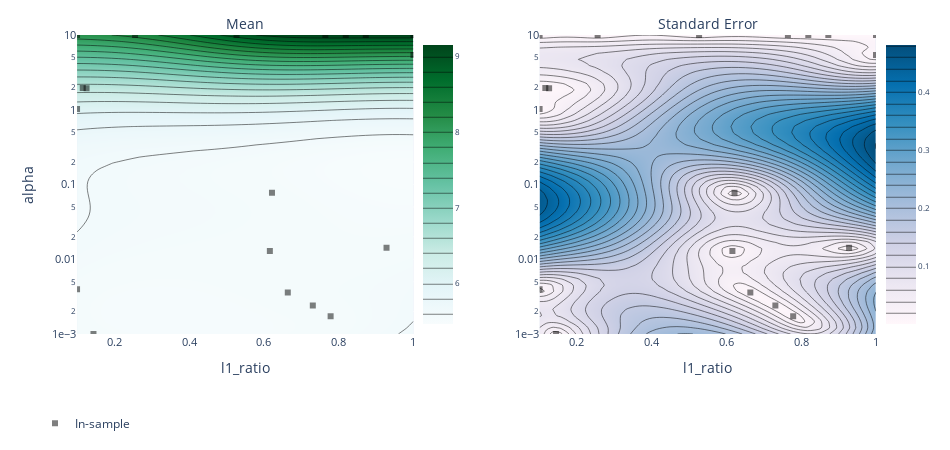

Write notebook code for a chart like this one.
### Markdown cell above
### Plot response surface¶

Contour plot showing classification accuracy as a function of the two hyperparameters.

The black squares show points that we have actually run, notice how they are clustered in the optimal region.

### Code cell
render(plot_contour(model=model, param_x='l1_ratio', param_y='alpha', metric_name='rmse'))

### Figure 1 — Plotly figure (JSON) as saved in the notebook; plotly's stock layout.template omitted (floating-point values rounded to 4 significant figures; data arrays with more than 128 entries replaced by an {"elided": "..."} marker saying what was removed)
{"data": [{"autocolorscale": false, "autocontour": true, "colorbar": {"tickfont": {"size": 8}, "ticksuffix": "", "x": 0.45, "y": 0.5}, "colorscale": [[0, "rgb(247,252,253)"], [0.125, "rgb(229,245,249)"], [0.25, "rgb(204,236,230)"], [0.375, "rgb(153,216,201)"], [0.5, "rgb(102,194,164)"], [0.625, "rgb(65,174,118)"], [0.75, "rgb(35,139,69)"], [0.875, "rgb(0,109,44)"], [1, "rgb(0,68,27)"]], "contours": {"coloring": "heatmap"}, "hoverinfo": "x+y+z", "ncontours": 25, "type": "contour", "x": [0.1, 0.1184, 0.1367, 0.1551, 0.1735, 0.1918, 0.2102, 0.2286, 0.2469, 0.2653, 0.2837, 0.302, 0.3204, 0.3388, 0.3571, 0.3755, 0.3939, 0.4122, 0.4306, 0.449, 0.4673, 0.4857, 0.5041, 0.5224, 0.5408, 0.5592, 0.5776, 0.5959, 0.6143, 0.6327, 0.651, 0.6694, 0.6878, 0.7061, 0.7245, 0.7429, 0.7612, 0.7796, 0.798, 0.8163, 0.8347, 0.8531, 0.8714, 0.8898, 0.9082, 0.9265, 0.9449, 0.9633, 0.9816, 1], "xaxis": "x", "y": [0.001, 0.001207, 0.001456, 0.001758, 0.002121, 0.00256, 0.003089, 0.003728, 0.004498, 0.005429, 0.006551, 0.007906, 0.009541, 0.01151, 0.01389, 0.01677, 0.02024, 0.02442, 0.02947, 0.03556, 0.04292, 0.05179, 0.06251, 0.07543, 0.09103, 0.1099, 0.1326, 0.16, 0.1931, 0.233, 0.2812, 0.3393, 0.4095, 0.4942, 0.5964, 0.7197, 0.8685, 1.048, 1.265, 1.526, 1.842, 2.223, 2.683, 3.237, 3.907, 4.715, 5.69, 6.866, 8.286, 10], "yaxis": "y", "z": {"elided": "50x50 float values"}, "zauto": true, "zmax": 9.154, "zmin": -9.154}, {"autocolorscale": false, "autocontour": true, "colorbar": {"tickfont": {"size": 8}, "ticksuffix": "", "x": 1, "y": 0.5}, "colorscale": [[0, "rgb(255,247,251)"], [0.1429, "rgb(236,231,242)"], [0.2857, "rgb(208,209,230)"], [0.4286, "rgb(166,189,219)"], [0.5714, "rgb(116,169,207)"], [0.7143, "rgb(54,144,192)"], [0.8571, "rgb(5,112,176)"], [1, "rgb(3,78,123)"]], "contours": {"coloring": "heatmap"}, "hoverinfo": "x+y+z", "ncontours": 25, "type": "contour", "x": [0.1, 0.1184, 0.1367, 0.1551, 0.1735, 0.1918, 0.2102, 0.2286, 0.2469, 0.2653, 0.2837, 0.302, 0.3204, 0.3388, 0.3571, 0.3755, 0.3939, 0.4122, 0.4306, 0.449, 0.4673, 0.4857, 0.5041, 0.5224, 0.5408, 0.5592, 0.5776, 0.5959, 0.6143, 0.6327, 0.651, 0.6694, 0.6878, 0.7061, 0.7245, 0.7429, 0.7612, 0.7796, 0.798, 0.8163, 0.8347, 0.8531, 0.8714, 0.8898, 0.9082, 0.9265, 0.9449, 0.9633, 0.9816, 1], "xaxis": "x2", "y": [0.001, 0.001207, 0.001456, 0.001758, 0.002121, 0.00256, 0.003089, 0.003728, 0.004498, 0.005429, 0.006551, 0.007906, 0.009541, 0.01151, 0.01389, 0.01677, 0.02024, 0.02442, 0.02947, 0.03556, 0.04292, 0.05179, 0.06251, 0.07543, 0.09103, 0.1099, 0.1326, 0.16, 0.1931, 0.233, 0.2812, 0.3393, 0.4095, 0.4942, 0.5964, 0.7197, 0.8685, 1.048, 1.265, 1.526, 1.842, 2.223, 2.683, 3.237, 3.907, 4.715, 5.69, 6.866, 8.286, 10], "yaxis": "y2", "z": {"elided": "50x50 float values"}}, {"hoverinfo": "text", "legendgroup": "In-sample", "marker": {"color": "black", "opacity": 0.5, "symbol": 1}, "mode": "markers", "name": "In-sample", "text": ["Arm 0_0<br>rmse: 5.54414 (SEM: 0)<br>l1_ratio: 0.730771<br>alpha: 0.00240029", "Arm 10_0<br>rmse: 9.15341 (SEM: 0)<br>l1_ratio: 0.872467<br>alpha: 10", "Arm 11_0<br>rmse: 9.15341 (SEM: 0)<br>l1_ratio: 0.76431<br>alpha: 10", "Arm 12_0<br>rmse: 9.15341 (SEM: 0)<br>l1_ratio: 0.818901<br>alpha: 10", "Arm 13_0<br>rmse: 9.15341 (SEM: 0)<br>l1_ratio: 1<br>alpha: 10", "Arm 14_0<br>rmse: 8.07078 (SEM: 0)<br>l1_ratio: 1<br>alpha: 5.39305", "Arm 15_0<br>rmse: 6.0736 (SEM: 0)<br>l1_ratio: 0.1<br>alpha: 1.027", "Arm 16_0<br>rmse: 6.49879 (SEM: 0)<br>l1_ratio: 0.125437<br>alpha: 1.93722", "Arm 17_0<br>rmse: 6.50884 (SEM: 0)<br>l1_ratio: 0.115309<br>alpha: 1.96068", "Arm 18_0<br>rmse: 5.53941 (SEM: 0)<br>l1_ratio: 0.927988<br>alpha: 0.0142378", "Arm 1_0<br>rmse: 5.54388 (SEM: 0)<br>l1_ratio: 0.663815<br>alpha: 0.00359012", "Arm 2_0<br>rmse: 5.53972 (SEM: 0)<br>l1_ratio: 0.621516<br>alpha: 0.0778129", "Arm 3_0<br>rmse: 5.54436 (SEM: 0)<br>l1_ratio: 0.778408<br>alpha: 0.00173209", "Arm 4_0<br>rmse: 5.54268 (SEM: 0)<br>l1_ratio: 0.615837<br>alpha: 0.012931", "Arm 5_0<br>rmse: 5.54557 (SEM: 0)<br>l1_ratio: 0.143934<br>alpha: 0.001", "Arm 6_0<br>rmse: 5.54587 (SEM: 0)<br>l1_ratio: 0.1<br>alpha: 0.00398259", "Arm 7_0<br>rmse: 8.1329 (SEM: 0)<br>l1_ratio: 0.1<br>alpha: 10", "Arm 8_0<br>rmse: 8.28276 (SEM: 0)<br>l1_ratio: 0.255232<br>alpha: 10", "Arm 9_0<br>rmse: 8.89849 (SEM: 0)<br>l1_ratio: 0.526662<br>alpha: 10"], "type": "scatter", "x": [0.7308, 0.8725, 0.7643, 0.8189, 1, 1, 0.1, 0.1254, 0.1153, 0.928, 0.6638, 0.6215, 0.7784, 0.6158, 0.1439, 0.1, 0.1, 0.2552, 0.5267], "xaxis": "x", "y": [0.0024, 10, 10, 10, 10, 5.393, 1.027, 1.937, 1.961, 0.01424, 0.00359, 0.07781, 0.001732, 0.01293, 0.001, 0.003983, 10, 10, 10], "yaxis": "y"}, {"hoverinfo": "text", "legendgroup": "In-sample", "marker": {"color": "black", "opacity": 0.5, "symbol": 1}, "mode": "markers", "name": "In-sample", "showlegend": false, "text": ["Arm 0_0<br>rmse: 5.54414 (SEM: 0)<br>l1_ratio: 0.730771<br>alpha: 0.00240029", "Arm 10_0<br>rmse: 9.15341 (SEM: 0)<br>l1_ratio: 0.872467<br>alpha: 10", "Arm 11_0<br>rmse: 9.15341 (SEM: 0)<br>l1_ratio: 0.76431<br>alpha: 10", "Arm 12_0<br>rmse: 9.15341 (SEM: 0)<br>l1_ratio: 0.818901<br>alpha: 10", "Arm 13_0<br>rmse: 9.15341 (SEM: 0)<br>l1_ratio: 1<br>alpha: 10", "Arm 14_0<br>rmse: 8.07078 (SEM: 0)<br>l1_ratio: 1<br>alpha: 5.39305", "Arm 15_0<br>rmse: 6.0736 (SEM: 0)<br>l1_ratio: 0.1<br>alpha: 1.027", "Arm 16_0<br>rmse: 6.49879 (SEM: 0)<br>l1_ratio: 0.125437<br>alpha: 1.93722", "Arm 17_0<br>rmse: 6.50884 (SEM: 0)<br>l1_ratio: 0.115309<br>alpha: 1.96068", "Arm 18_0<br>rmse: 5.53941 (SEM: 0)<br>l1_ratio: 0.927988<br>alpha: 0.0142378", "Arm 1_0<br>rmse: 5.54388 (SEM: 0)<br>l1_ratio: 0.663815<br>alpha: 0.00359012", "Arm 2_0<br>rmse: 5.53972 (SEM: 0)<br>l1_ratio: 0.621516<br>alpha: 0.0778129", "Arm 3_0<br>rmse: 5.54436 (SEM: 0)<br>l1_ratio: 0.778408<br>alpha: 0.00173209", "Arm 4_0<br>rmse: 5.54268 (SEM: 0)<br>l1_ratio: 0.615837<br>alpha: 0.012931", "Arm 5_0<br>rmse: 5.54557 (SEM: 0)<br>l1_ratio: 0.143934<br>alpha: 0.001", "Arm 6_0<br>rmse: 5.54587 (SEM: 0)<br>l1_ratio: 0.1<br>alpha: 0.00398259", "Arm 7_0<br>rmse: 8.1329 (SEM: 0)<br>l1_ratio: 0.1<br>alpha: 10", "Arm 8_0<br>rmse: 8.28276 (SEM: 0)<br>l1_ratio: 0.255232<br>alpha: 10", "Arm 9_0<br>rmse: 8.89849 (SEM: 0)<br>l1_ratio: 0.526662<br>alpha: 10"], "type": "scatter", "x": [0.7308, 0.8725, 0.7643, 0.8189, 1, 1, 0.1, 0.1254, 0.1153, 0.928, 0.6638, 0.6215, 0.7784, 0.6158, 0.1439, 0.1, 0.1, 0.2552, 0.5267], "xaxis": "x2", "y": [0.0024, 10, 10, 10, 10, 5.393, 1.027, 1.937, 1.961, 0.01424, 0.00359, 0.07781, 0.001732, 0.01293, 0.001, 0.003983, 10, 10, 10], "yaxis": "y2"}], "layout": {"annotations": [{"font": {"size": 14}, "showarrow": false, "text": "Mean", "x": 0.25, "xanchor": "center", "xref": "paper", "y": 1, "yanchor": "bottom", "yref": "paper"}, {"font": {"size": 14}, "showarrow": false, "text": "Standard Error", "x": 0.8, "xanchor": "center", "xref": "paper", "y": 1, "yanchor": "bottom", "yref": "paper"}], "autosize": false, "height": 450, "hovermode": "closest", "legend": {"orientation": "h", "x": 0, "y": -0.25}, "margin": {"b": 100, "l": 35, "pad": 0, "r": 35, "t": 35}, "width": 950, "xaxis": {"anchor": "y", "autorange": false, "domain": [0.05, 0.45], "exponentformat": "e", "range": [0.1, 1], "tickfont": {"size": 11}, "tickmode": "auto", "title": {"text": "l1_ratio"}, "type": "linear"}, "xaxis2": {"anchor": "y2", "autorange": false, "domain": [0.6, 1], "exponentformat": "e", "range": [0.1, 1], "tickfont": {"size": 11}, "tickmode": "auto", "title": {"text": "l1_ratio"}, "type": "linear"}, "yaxis": {"anchor": "x", "autorange": false, "domain": [0, 1], "exponentformat": "e", "range": [-3, 1], "tickfont": {"size": 11}, "tickmode": "auto", "title": {"text": "alpha"}, "type": "log"}, "yaxis2": {"anchor": "x2", "autorange": false, "domain": [0, 1], "exponentformat": "e", "range": [-3, 1], "tickfont": {"size": 11}, "tickmode": "auto", "type": "log"}}}
